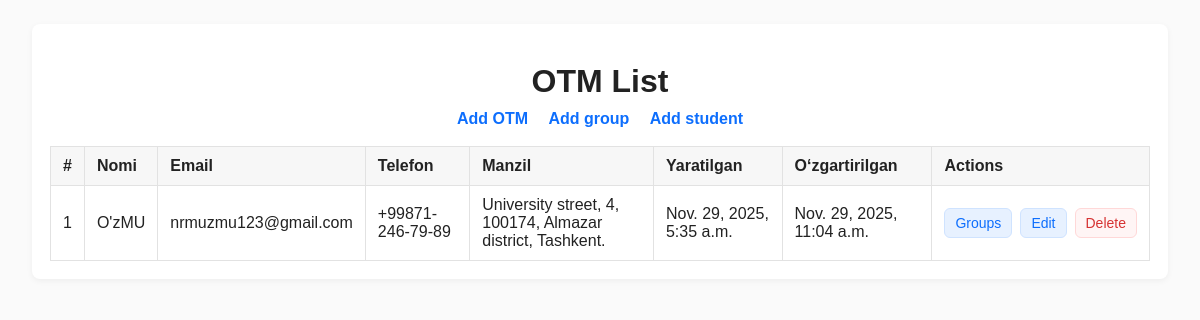
The page / on the database its author committed.
### app/models.py (models this page shows, shortened)
class Otm(models.Model):
    title = models.CharField(max_length=255)
    email = models.EmailField(blank=True, null=True)
    phone = models.CharField(max_length=20)
    address = models.TextField(blank=True, null=True)
    created_ed = models.DateTimeField(auto_now_add=True)
    updated_ed = models.DateTimeField(auto_now=True)

### app/views.py (the view)
# urls.py: path('', OtmListView.as_view(), name='home'),
class OtmListView(ListView):
    model = Otm
    template_name = 'index.html'
    context_object_name = 'otm'

### app/templates/index.html (shortened to what this page needs)
<!DOCTYPE html>
<html lang="uz">
<head>
</head>
<body>
<div class="container">
    <h1>OTM List</h1>
    <div class="nav">
        <a class="nav-link" href="{% url 'add_otm' %}" tabindex="-1" aria-disabled="true">Add OTM</a>
        <a class="nav-link" href="{% url 'add_group' %}" tabindex="-1" aria-disabled="true">Add group</a>
        <a class="nav-link" href="{% url 'add_student' %}" tabindex="-1" aria-disabled="true">Add student</a>
    </div>
    <table>
        <thead>
        <tr>
            <th>#</th>
            <th>Nomi</th>
            <th>Email</th>
            <th>Telefon</th>
            <th>Manzil</th>
            <th>Yaratilgan</th>
            <th>O‘zgartirilgan</th>
            <th>Actions</th>
        </tr>
        </thead>
        <tbody>
        {% for otm in otm %}
        <tr>
            <td>{{ forloop.counter }}</td>
            <td>{{ otm.title }}</td>
            <td>{{ otm.email }}</td>
            <td>{{ otm.phone }}</td>
            <td>{{ otm.address }}</td>
            <td>{{ otm.created_ed }}</td>
            <td>{{ otm.updated_ed }}</td>
            <td>
                <div class="actions">
                    <a class="btn btn-edit" href="{% url 'groups_by_otm' otm.id %}">
                        Groups
                    </a>
                    <a class="btn btn-edit" href="{% url 'update_otm' otm.id %}">
                        Edit
                    </a>
                    <form action="{% url 'delete_otm' otm.id %}" method="post" class="delete-form"
                          onsubmit="return confirm('O‘chirishni tasdiqlaysizmi?');">
                        <button type="submit" class="btn btn-delete">Delete</button>
                    </form>
                </div>
            </td>
        </tr>
        {% empty %}
        <tr>
            <td colspan="8" class="empty-row">Hozircha ma'lumot yo‘q</td>
        </tr>
        {% endfor %}
        </tbody>
    </table>
</div>
</body>
</html>

### app/templates/index.html (style rules this page uses)
body { font-family: Arial, sans-serif; background: #fafafa; color: #222; }
.container { width: 95%; max-width: 1100px; margin: 24px auto; background: #fff; padding: 18px; box-shadow: 0 2px 6px rgba(0,0,0,0.05); border-radius: 8px; }
h1 { text-align: center; margin-bottom: 10px; }
.nav { text-align: center; margin-bottom: 18px; }
.nav a { margin: 0 8px; text-decoration: none; color: #0d6efd; font-weight: 600; }
table { border-collapse: collapse; width: 100%; margin-top: 8px; }
th, td { border: 1px solid #e2e2e2; padding: 10px 12px; text-align: left; }
th { background: #f7f7f7; font-weight: 700; }
.actions { display: flex; gap: 8px; align-items: center; }
.btn { display: inline-block; padding: 6px 10px; font-size: 14px; border-radius: 6px; text-decoration: none; cursor: pointer; border: 1px solid transparent; }
.btn-edit { background: #e7f1ff; color: #0d6efd; border-color: #cfe3ff; }
.btn-delete { background: #fff5f5; color: #d63333; border-color: #ffd8d8; }
form.delete-form { display: inline; margin: 0; }

### rows shown on the page
Otm: title "O'zMU", email "nrmuzmu123@gmail.com", phone "+99871-246-79-89", address "University street, 4, 100174, Almazar district, Tashkent.", created_ed "Nov. 29, 2025, 5:35 a.m.", updated_ed "Nov. 29, 2025, 11:04 a.m."
